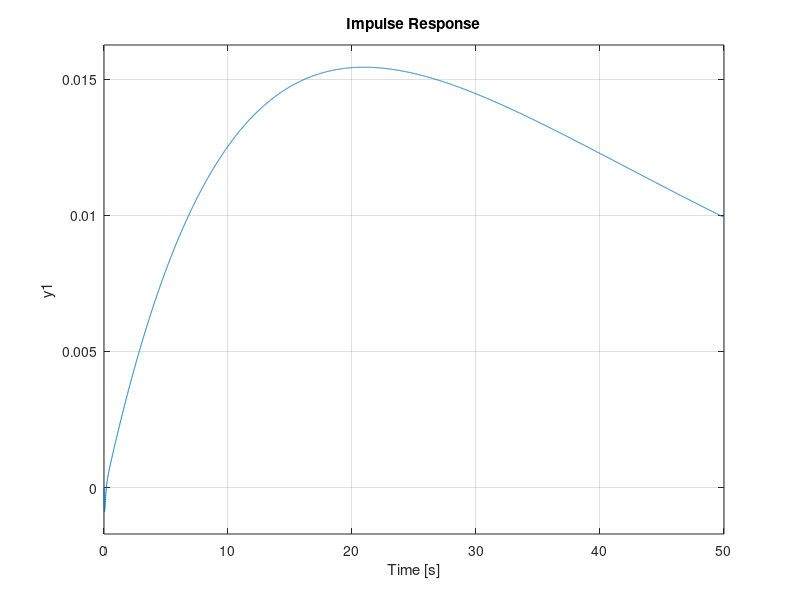

Recreate this plot in MATLAB.
%%
close all; clear all; clc;
addpath("lib")
%% CT Plant Model:
s = tf('s');
m = 0.1;
M = 1.0;
l = 0.5;
g = 9.8;

P_pend = 1/((-(l/3)*(m+4*M)*s^2)+ g*(m+M))
P_cart = 1/(s^2*(m+M))*(1 - (-m*l*s^2)/(-l/3*(m+4*M)*s^2 + g*(m+M)))

%% PID Controller: 
Kp = 10;
Ki = 1;
Kd = 1;
C = -pid(Kp,Ki,Kd);

rlocus(C*P_pend)

% %% Controller:
% C = -1/s
% rlocus(C*P_pend)



%% Find Gain
% [k,poles] = rlocfind(C*P_pend)
k =  33.1628


%% 
T = feedback(P_pend,k*C);
impulse(T)


%% Input response to the cart:
T2 = feedback(1,P_pend*k*C)*P_cart;
pole(T2)

t = 0:0.01:50;
impulse(T2, t);
title({'Response of Cart Position to an Impulse Disturbance';'under PID Control: Kp = 100, Ki = 1, Kd = 20'});


%% Stability 2nd loop:
rlocus(T2)
zero(T2)
pole(T2)


%% 2nd Controller:

Kp = -4;
Ki = 0
Kd = 0;
C2 = pid(Kp,Ki,Kd);
rlocus(C2*T2)

%% 
K2 = 0.0170
T3 = feedback(K2*C2*T2,1)

t = 0:0.01:50;
impulse(T3, t);
pole(T3)


% Kp = 7.27e+06;
% Ki = 2.51e+09;
% Kd = 5.27e+03;
% C2 = pid(Kp,Ki,Kd);
% 
% K2 = 1
% T3 = feedback(K2*C2*T2,1)
% impulse(T3)
% pole(T3)
% 
% 
% 
% %% 
% rlocus(C2*T2)
% % [k,poles] = rlocfind(C2*T2)
% % pole(T3)
% K2 = 1.0172
% 
% T3 = feedback(K2*C2*T2,1)
% 
% pole(T3)
% 
